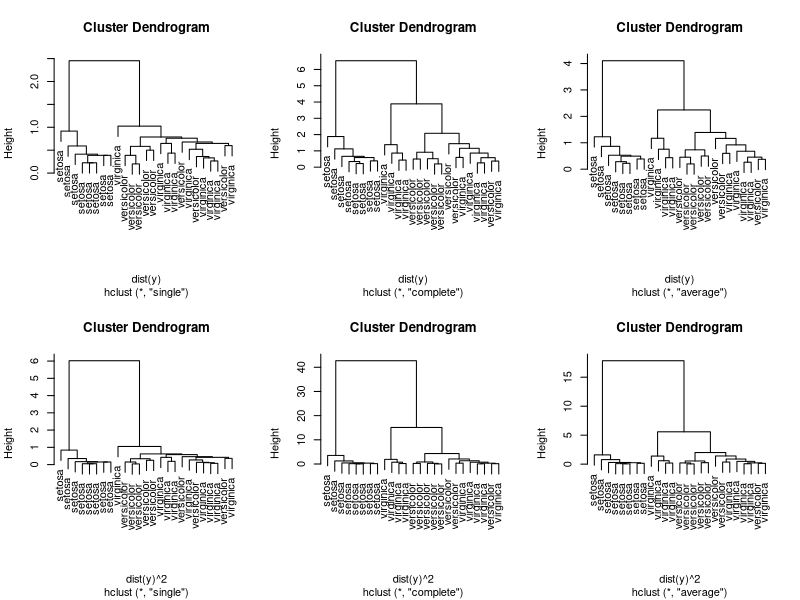
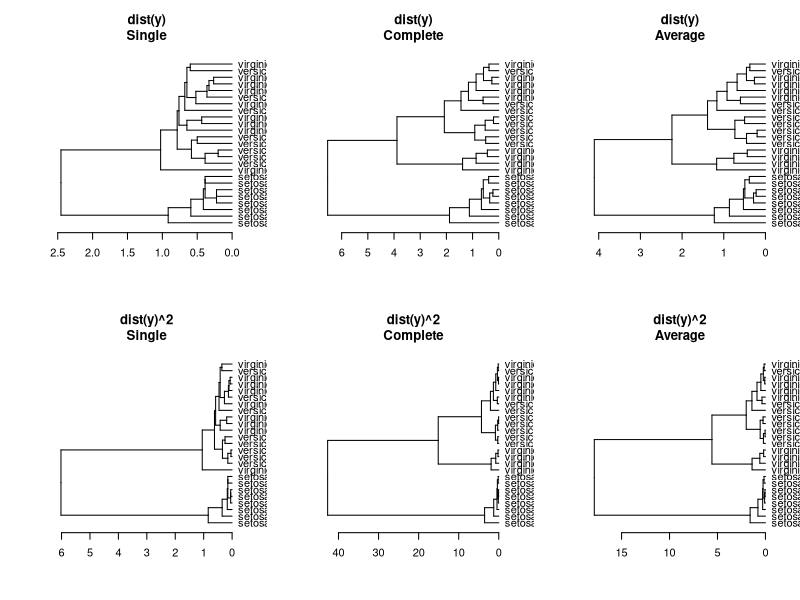
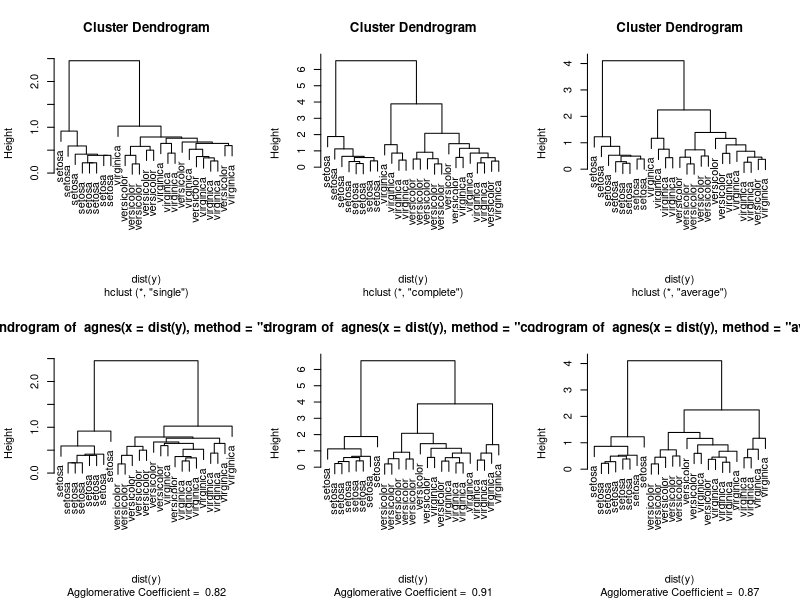
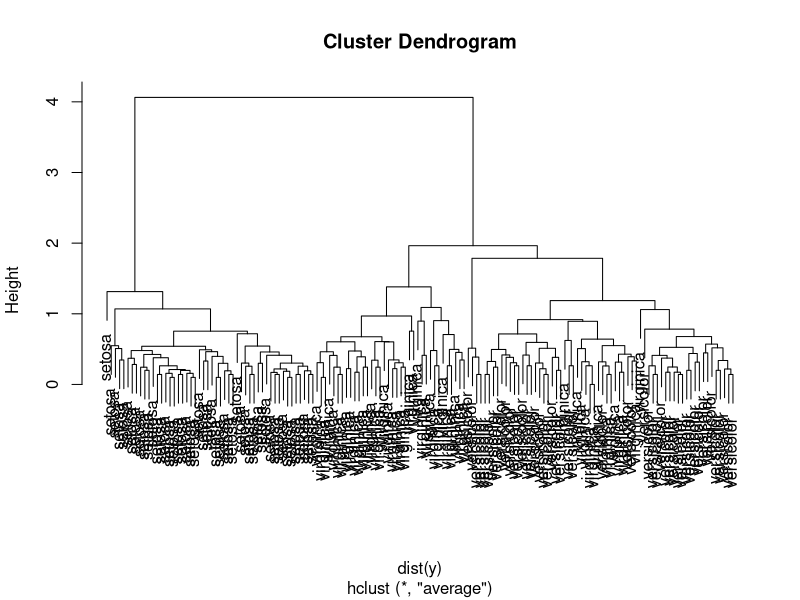
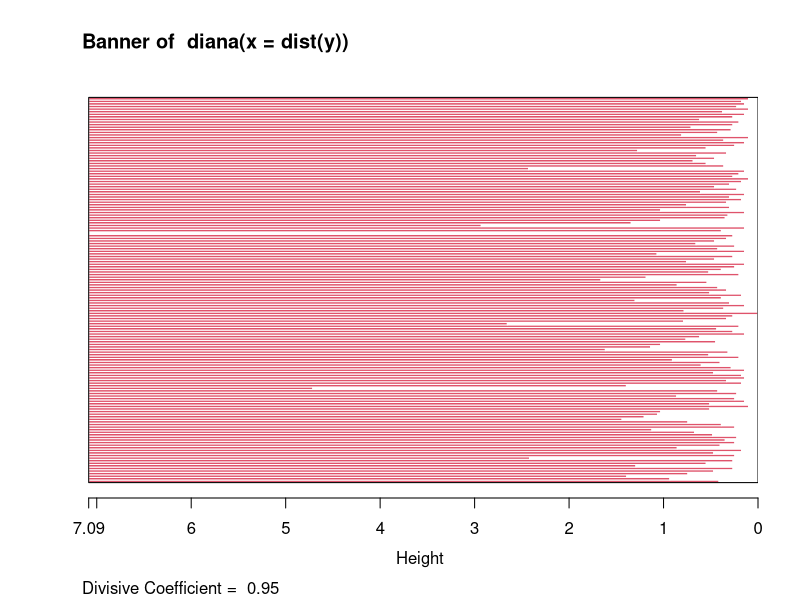
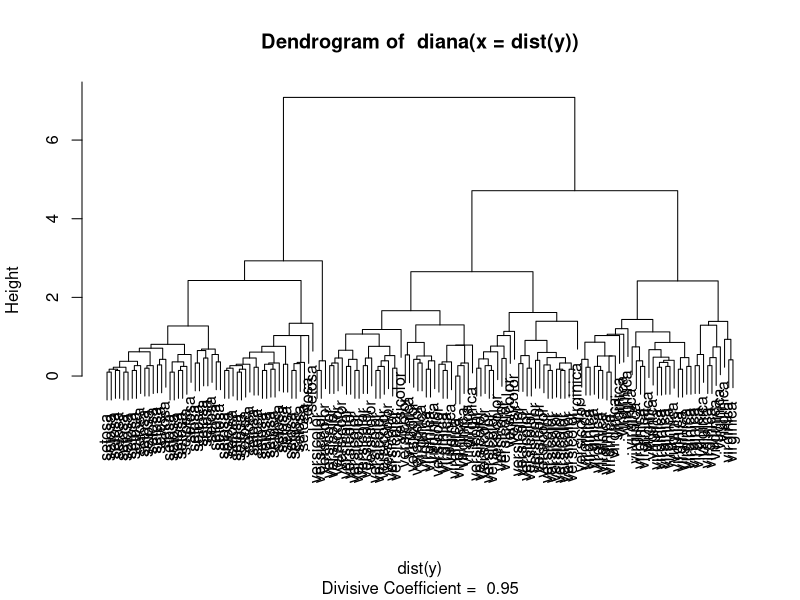
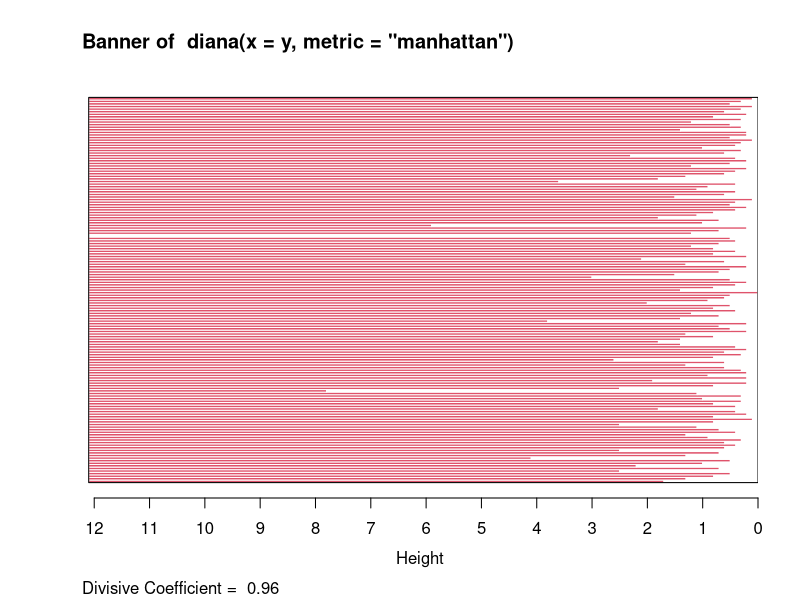
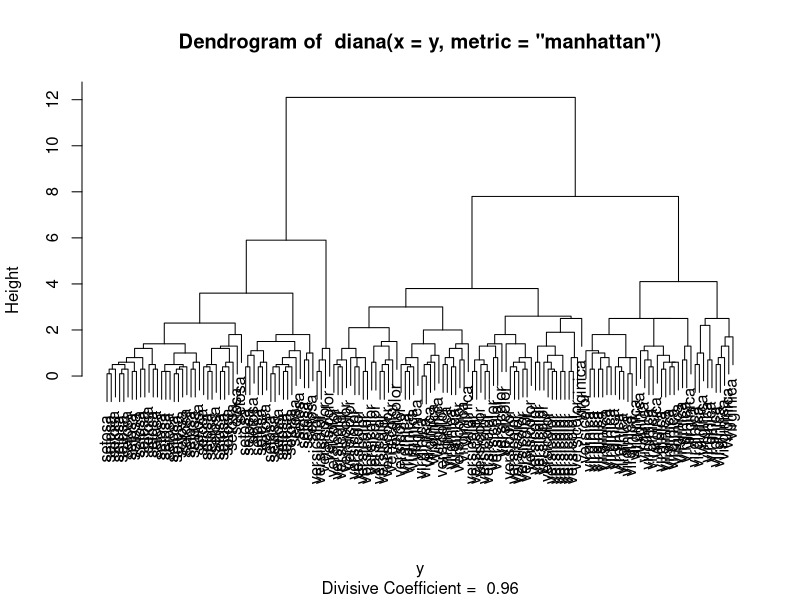

These charts were generated, in order, by the following R code:
##########################################################################
#
# Some cluster analysis examples
#
###########################################################################

# Sources for clustering routines in R:
#
# 1. library(mclust) provides Mclust, which does gaussian mixture
#    model based clustering using E-M; selects number of clusters by BIC
#
# 2. kmeans() does basic k-means clustering

# 3. hclust() does hierarchical aggomerative clustering
#    Use plot() to plot the results.  See help(hclust) for more.
#
# 4. library(cluster) provides lots of agglomerative and divisive
#    clustering methods developed by Kaufman and Rousseeuw: agnes,
#    pam, clara, fanny, diana, mona...
#
# Here is a summary of methods (based on MASS, pp. 315-316):
#
# * Agglomerative hierarchical methods (hclust, agnes)
#   - show how to merge smaller clusters into larger ones
#   - main differences are in how to calculate between-cluster
#     distances ("single", "complete" or "average" linkage)
#   - computationally easy & fast
#
# * Optimal partitioning methods (kmeans, pam, clara, fanny)
#   - need to know how many clusters K to produce
#   - need an initial clustering
#   - lots of different criteria to optimize, some model-based
#   - can have distinct 'outlier' group(s)
#
# * Divisive hierarchical methods (diana, mona)
#   - show how to break larger clusters into smaller ones
#   - attractive when a few large clusters are desired
#   - most methods make splits "one variable at a time"
#   - computationally nearly impossible to find optimal solutions
#
# In general, clustering should be used with other data-visualization
# and EDA tools, since clustering often creates too many or too few
# groups to capture the interesting varation in the data.

########################################################################

# 
# The iris data published by Fisher (1936) have been widely used for
# examples in discriminant analysis and cluster analysis. The sepal
# length, sepal width, petal length, and petal width are measured in
# millimeters on fifty iris specimens from each of three species, Iris
# setosa, I. versicolor, and I. virginica.

data(iris)
names(iris)
# [1] "Sepal.Length" "Sepal.Width"  "Petal.Length" "Petal.Width"  "Species"  

y <- as.matrix(iris[,-5])[6*(1:25),]   # subsample to make the graphs
rownames(y) <- iris$Species[6*(1:25)]  # pretty

# "default" plot orientation

par(mfrow=c(2,3))

plot(hclust(dist(y),method="single"))
plot(hclust(dist(y),method="complete"))
plot(hclust(dist(y),method="average"))

plot(hclust(dist(y)^2,method="single"))
plot(hclust(dist(y)^2,method="complete"))
plot(hclust(dist(y)^2,method="average"))

# plotting horizontally instead

par(mfrow=c(2,3))

plot(as.dendrogram(hclust(dist(y),method="single")),horiz=T,
     main="dist(y)\nSingle")
plot(as.dendrogram(hclust(dist(y),method="complete")),horiz=T,
     main="dist(y)\nComplete")
plot(as.dendrogram(hclust(dist(y),method="average")),horiz=T,
     main="dist(y)\nAverage")

plot(as.dendrogram(hclust(dist(y)^2,method="single")),horiz=T,
     main="dist(y)^2\nSingle")
plot(as.dendrogram(hclust(dist(y)^2,method="complete")),horiz=T,
     main="dist(y)^2\nComplete")
plot(as.dendrogram(hclust(dist(y)^2,method="average")),horiz=T,
     main="dist(y)^2\nAverage")

#####################################################

# try 'agnes' from library(cluster) -- should be like 'hclust'

library(cluster)

par(mfrow=c(2,3))

plot(hclust(dist(y),method="single"))
plot(hclust(dist(y),method="complete"))
plot(hclust(dist(y),method="average"))

plot(agnes(dist(y),method="single"),which.plots=2)
plot(agnes(dist(y),method="complete"),which.plots=2)
plot(agnes(dist(y),method="average"),which.plots=2)

# I think hclust and agnes are producing exactly the same results,
# only the orientation of some subtrees changes...

#####################################################

# let's look at how good some of these clustering methods
# are, *as classifiers*. 

y <- as.matrix(iris[,1:4])             # same as as.matrix(iris[,-5])
rownames(y) <- iris$Species

hclust.avg <- hclust(dist(y),method="average")

par(mfrow=c(1,1))
plot(hclust.avg)

gps <- c("setosa","versicolor","virginica")[cutree(hclust.avg,3)]

table(true=rownames(y),pred=gps)  # make a "Confusion matrix"

# try it with agnes

agnes.avg <- agnes(dist(y),method="average")
gps <- c("setosa","versicolor","virginica")[cutree(agnes.avg,3)]
table(true=rownames(y),pred=gps)  # make a "Confusion matrix"

# try it with mclust...

library(mclust)

mclust.best <- Mclust(y,G=3)
gps <- c("setosa","versicolor","virginica")[mclust.best$classification]
table(true=rownames(y),pred=gps)  # make a "Confusion matrix"

#############################################################

# try some "optimal" methods (like k-means...)

kmeans.result <- kmeans(y,3)  # note - not a distance mtx!
                              # always use euclidean dist(y)

gps <- c("setosa","versicolor","virginica")[kmeans.result$cluster]
table(true=rownames(y),pred=gps)  # make a "Confusion matrix"

# Note that kmeans does a random assignment of groups to start with,
# so you get a different answer each time you run it.  You can force
# a nonrandom start by specifying the centers of the clusters:

print(centers <- kmeans.result$centers)

new.result <- kmeans(y,centers)
gps <- c("setosa","versicolor","virginica")[new.result$cluster]
table(true=rownames(y),pred=gps)  # make a "Confusion matrix"


# 'pam' works like k-means, but instead of computing the cluster mean
# as the center of each cluster, pam chooses particular values in the
# data set as centers of each data set (so, k-medoids, instead of
# k-means).

# library(cluster)

pam.result <- pam(y,3)
gps <- c("setosa","versicolor","virginica")[pam.result$clustering]
table(true=rownames(y),pred=gps)  # make a "Confusion matrix"

# by default, pam does euclidean distance, but you can ask pam to
# work with other distances too:

pam.result <- pam(dist(y)^2,3)
gps <- c("setosa","versicolor","virginica")[pam.result$clustering]
table(true=rownames(y),pred=gps)  # make a "Confusion matrix"

pam.result <- pam(daisy(y,metric="manhattan"),3)
gps <- c("setosa","versicolor","virginica")[pam.result$clustering]
table(true=rownames(y),pred=gps)  # make a "Confusion matrix"

#############################################################

# try some divisive methods...

# library(cluster)

diana.result <- diana(dist(y))

print(diana.result)

plot(diana.result)

gps <- c("setosa","versicolor","virginica")[cutree(diana.result,3)]
table(true=rownames(y),pred=gps)  # make a "Confusion matrix"

diana.result <- diana(y,metric="manhattan")

plot(diana.result)

gps <- c("setosa","versicolor","virginica")[cutree(diana.result,3)]
table(true=rownames(y),pred=gps)  # make a "Confusion matrix"

# there is also a divisive method called 'mona' that is intended for
# use when all of the variables are binary (T/F, right/wrong,
# symptom/no-symptom, etc.)

########################################################################
